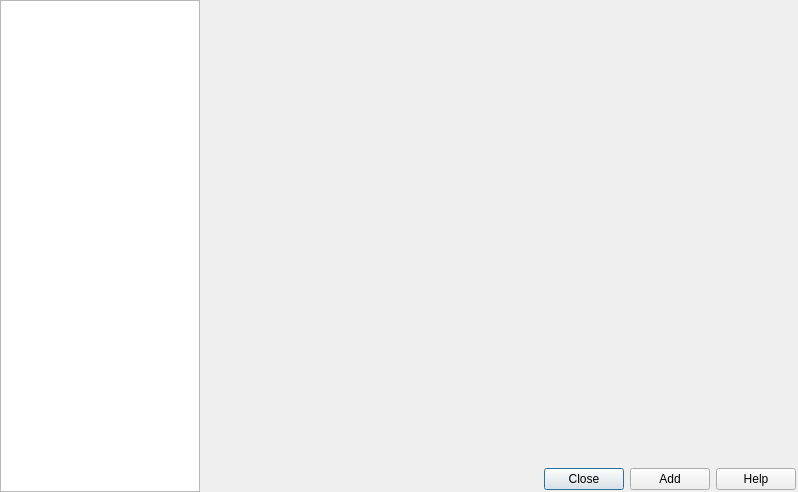
<?xml version="1.0" encoding="UTF-8"?>
<ui version="4.0">
 <class>ChineseBasemapDlg</class>
 <widget class="QDialog" name="ChineseBasemapDlg">
  <property name="geometry">
   <rect>
    <x>0</x>
    <y>0</y>
    <width>798</width>
    <height>492</height>
   </rect>
  </property>
  <property name="windowTitle">
   <string>Chinese Basemap</string>
  </property>
  <layout class="QGridLayout" name="gridLayout">
   <property name="leftMargin">
    <number>0</number>
   </property>
   <property name="topMargin">
    <number>0</number>
   </property>
   <property name="rightMargin">
    <number>0</number>
   </property>
   <property name="bottomMargin">
    <number>0</number>
   </property>
   <item row="0" column="0" rowspan="2">
    <widget class="QListWidget" name="listDataSource">
     <property name="sizePolicy">
      <sizepolicy hsizetype="Maximum" vsizetype="Expanding">
       <horstretch>0</horstretch>
       <verstretch>0</verstretch>
      </sizepolicy>
     </property>
     <property name="maximumSize">
      <size>
       <width>200</width>
       <height>16777215</height>
      </size>
     </property>
     <property name="font">
      <font>
       <pointsize>12</pointsize>
      </font>
     </property>
     <property name="styleSheet">
      <string notr="true"/>
     </property>
     <property name="horizontalScrollBarPolicy">
      <enum>Qt::ScrollBarAlwaysOff</enum>
     </property>
     <property name="editTriggers">
      <set>QAbstractItemView::NoEditTriggers</set>
     </property>
     <property name="iconSize">
      <size>
       <width>32</width>
       <height>32</height>
      </size>
     </property>
     <property name="textElideMode">
      <enum>Qt::ElideNone</enum>
     </property>
     <property name="resizeMode">
      <enum>QListView::Adjust</enum>
     </property>
     <property name="wordWrap">
      <bool>true</bool>
     </property>
    </widget>
   </item>
   <item row="0" column="1" colspan="2">
    <widget class="QWidget" name="settingParentWidget" native="true">
     <property name="sizePolicy">
      <sizepolicy hsizetype="Expanding" vsizetype="Expanding">
       <horstretch>0</horstretch>
       <verstretch>0</verstretch>
      </sizepolicy>
     </property>
     <layout class="QGridLayout" name="settingWidgetLayout">
      <property name="leftMargin">
       <number>0</number>
      </property>
      <property name="topMargin">
       <number>0</number>
      </property>
      <property name="rightMargin">
       <number>0</number>
      </property>
      <property name="bottomMargin">
       <number>0</number>
      </property>
     </layout>
    </widget>
   </item>
   <item row="1" column="1">
    <spacer name="horizontalSpacer">
     <property name="orientation">
      <enum>Qt::Horizontal</enum>
     </property>
     <property name="sizeHint" stdset="0">
      <size>
       <width>41</width>
       <height>20</height>
      </size>
     </property>
    </spacer>
   </item>
   <item row="1" column="2">
    <layout class="QHBoxLayout" name="horizontalLayout">
     <property name="rightMargin">
      <number>2</number>
     </property>
     <property name="bottomMargin">
      <number>2</number>
     </property>
     <item>
      <widget class="QPushButton" name="btnClose">
       <property name="text">
        <string>Close</string>
       </property>
      </widget>
     </item>
     <item>
      <widget class="QPushButton" name="btnAdd">
       <property name="text">
        <string>Add</string>
       </property>
      </widget>
     </item>
     <item>
      <widget class="QPushButton" name="btnHelp">
       <property name="text">
        <string>Help</string>
       </property>
      </widget>
     </item>
    </layout>
   </item>
  </layout>
 </widget>
 <resources/>
 <connections>
  <connection>
   <sender>btnClose</sender>
   <signal>clicked()</signal>
   <receiver>ChineseBasemapDlg</receiver>
   <slot>handleClickClose()</slot>
   <hints>
    <hint type="sourcelabel">
     <x>484</x>
     <y>370</y>
    </hint>
    <hint type="destinationlabel">
     <x>415</x>
     <y>343</y>
    </hint>
   </hints>
  </connection>
  <connection>
   <sender>btnAdd</sender>
   <signal>clicked()</signal>
   <receiver>ChineseBasemapDlg</receiver>
   <slot>handleClickAdd()</slot>
   <hints>
    <hint type="sourcelabel">
     <x>565</x>
     <y>370</y>
    </hint>
    <hint type="destinationlabel">
     <x>319</x>
     <y>360</y>
    </hint>
   </hints>
  </connection>
  <connection>
   <sender>btnHelp</sender>
   <signal>clicked()</signal>
   <receiver>ChineseBasemapDlg</receiver>
   <slot>handleClickHelp()</slot>
   <hints>
    <hint type="sourcelabel">
     <x>646</x>
     <y>370</y>
    </hint>
    <hint type="destinationlabel">
     <x>426</x>
     <y>381</y>
    </hint>
   </hints>
  </connection>
  <connection>
   <sender>listDataSource</sender>
   <signal>itemClicked(QListWidgetItem*)</signal>
   <receiver>ChineseBasemapDlg</receiver>
   <slot>handleClickDataSource(QListWidgetItem*)</slot>
   <hints>
    <hint type="sourcelabel">
     <x>136</x>
     <y>249</y>
    </hint>
    <hint type="destinationlabel">
     <x>143</x>
     <y>472</y>
    </hint>
   </hints>
  </connection>
 </connections>
 <slots>
  <slot>handleClickClose()</slot>
  <slot>handleClickAdd()</slot>
  <slot>handleClickHelp()</slot>
  <slot>handleClickDataSource(QListWidgetItem*)</slot>
 </slots>
</ui>
